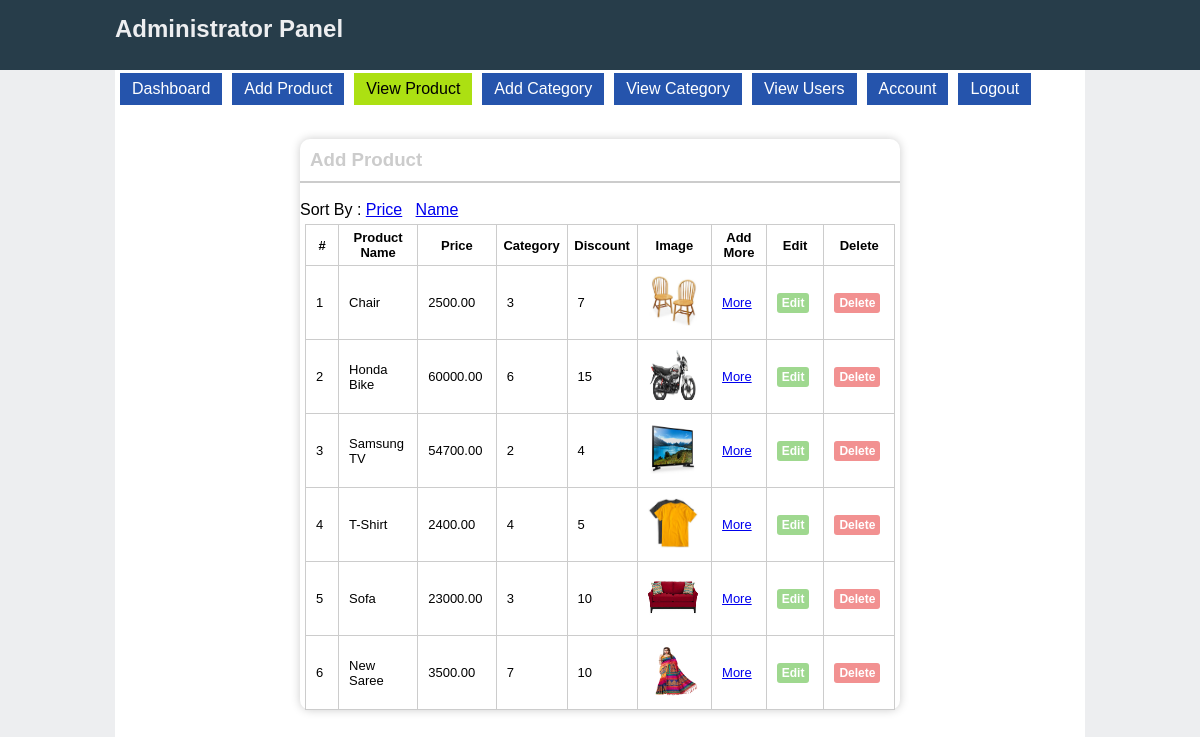
The app's page /admin/view_product.php (signed in) with its own data.
### tables this page shows
CREATE TABLE IF NOT EXISTS `product` (
  `id` int(11) NOT NULL AUTO_INCREMENT,
  `product_name` varchar(100) NOT NULL,
  `product_price` decimal(9,2) NOT NULL,
  `product_category` int(11) NOT NULL,
  `product_desc` text NOT NULL,
  `product_discount` int(11) NOT NULL,
  `product_img` varchar(100) NOT NULL,
  PRIMARY KEY (`id`)
);

### admin/view_product.php (the view, shortened to what this page needs)
<?php
include('header.php');
$que_pro="SELECT * FROM product";
$obj_pro=mysql_query($que_pro);
?>
<div id="content">
	<div id="inside-content">
		<div id="login-box">
		<h3>Add Product</h3>
		Sort By : <a href="view_product.php?ordertype=product_price">Price</a>&nbsp;&nbsp;&nbsp;<a href="view_product.php?ordertype=product_name">Name</a>
		<table align="center" id="tab">
			<tr>
				<th>#</th>
				<th>Product Name</th>
				<th>Price</th>
				<th>Category</th>
				<th>Discount</th>
				<th>Image</th>
				<th>Add More</th>
				<th>Edit</th>
				<th>Delete</th>
			</tr>
			<?php
			$x=1;
			while($data_pro=mysql_fetch_assoc($obj_pro))
			{ ?>
				<tr>
					<td><?php echo $x;?></td>
					<td><?php echo $data_pro['product_name'];?></td>
					<td><?php echo $data_pro['product_price'];?></td>
					<td><?php echo $data_pro['product_category'];?></td>
					<td><?php echo $data_pro['product_discount'];?></td>
					<td><img src='upload/<?php echo $data_pro['product_img'];?>' height="50" width="50"/></td>
					<td><a href="add_more.php?pid=<?php echo $data_pro['id'];?>">More</a></td>
					<td><a href="edit_pro.php?pid=<?php echo $data_pro['id']; ?>" class="edit_btn">Edit</a></td>
					<td><a href="delete_pro.php?pid=<?php echo $data_pro['id']; ?>" class="del_btn">Delete</a></td>
				</tr>
			<?php
			$x++;
			}
			?>
		</table>
		</div>
</div>
</body>
</html>

### admin/css/style.css (style rules this page uses)
body { margin: 0; padding: 0; background-color: #EDEEF0; font-family: Helvetica; }
#content { width: 970px; min-height: 700px; height: auto; margin: 0 auto; }
#inside-content { width: 970px; min-height: 700px; height: auto; margin: 0 auto; padding-top: 50px; background-color: #FFF; }
#login-box { margin: 0 auto; width: 600px; box-shadow: 0 0 10px #CCC; border-radius: 10px; min-height: 200px; height: auto; }
#login-box h3 { color: #CCC; border-bottom: 2px solid #CCC; padding: 10px; }
#login-box table tr td { width: 150px; padding: 10px; }
#tab { border-collapse: collapse; margin:5px; display: block; }
#tab tr td, #tab tr th { border:1px solid #CCC; font-size: 13px; padding: 5px; }
.del_btn { text-decoration: none; font-size: 12px; background-color: #f29191; color: #FFF; font-weight: bold; padding: 3px 5px; border-radius: 3px; }
.edit_btn { text-decoration: none; font-size: 12px; background-color: #9fd88f; color: #FFF; font-weight: bold; padding: 3px 5px; border-radius: 3px; }

### records on screen
product: product_name "Chair", product_price "2500.00", product_category "3", product_discount "7", product_img (picture)
product: product_name "Honda Bike", product_price "60000.00", product_category "6", product_discount "15", product_img (picture)
product: product_name "Samsung TV", product_price "54700.00", product_category "2", product_discount "4", product_img (picture)
product: product_name "T-Shirt", product_price "2400.00", product_category "4", product_discount "5", product_img (picture)
product: product_name "Sofa", product_price "23000.00", product_category "3", product_discount "10", product_img (picture)
product: product_name "New Saree", product_price "3500.00", product_category "7", product_discount "10", product_img (picture)
